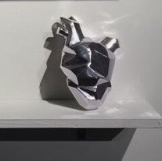
#> input picture 1_Automation/Images/logo.png, 162 x 161 px
$ python images_5.py
#> lines starting #> are read from the running program, lines starting #| are printed output that depends on the picture
import os
from PIL import Image

sq_fit_size = 300
logo_file = 'logo.png'

logoIm = Image.open(logo_file)
#> logoIm is the input picture: PIL image 162x161 RGBA; mean R, G, B, A 138.5, 136.5, 135.6, 255
logoWidth, logoHeight = logoIm.size
#> logoWidth = 162; logoHeight = 161

os.makedirs('withlogo', exist_ok = True)
for filename in os.listdir('.'):
    if not (filename.endswith('.png') or filename.endswith('.jpg')) or filename == logo_file:
        continue
    im = Image.open(filename)
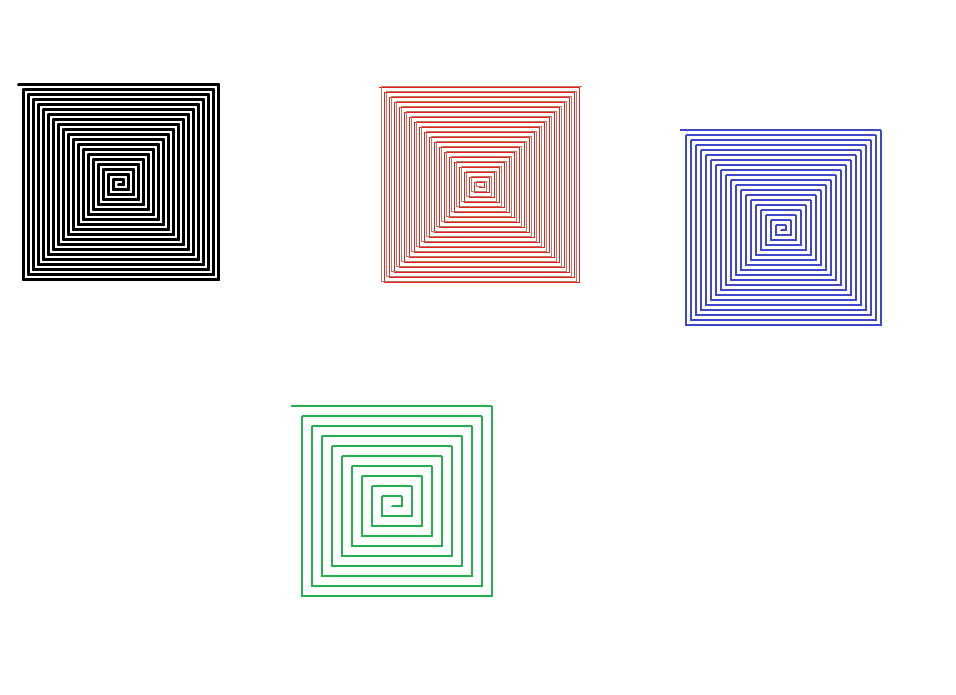
#> input picture 1_Automation/Images/autogui.png, 956 x 695 px
#> im is the input picture: PIL image 956x695 RGB; mean R, G, B 237.5, 236.1, 237.8
    width, height = im.size
#> width = 956; height = 695

    if width > sq_fit_size and height > sq_fit_size:
        if width > height:
            height = int((sq_fit_size / width) * height)
#> height = 218
            width = sq_fit_size
        else:
            width = int((sq_fit_size / height) * width)
            height = sq_fit_size

        print("Resizing %s"% (filename))
        im = im.resize((width, height))
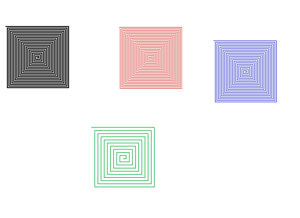
#> im: PIL image 300x218 RGB; mean R, G, B 237.2, 236, 237.6

        print("Adding logo to %s" % (filename))
        im.paste(logoIm, (width - logoWidth, height - logoHeight), logoIm)
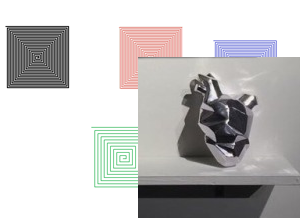
#> im: PIL image 300x218 RGB; mean R, G, B 195.4, 193.8, 193.2

        im.save(os.path.join('withlogo', filename))
#> pass 2 of the loop `for filename in os.listdir('.'):`:
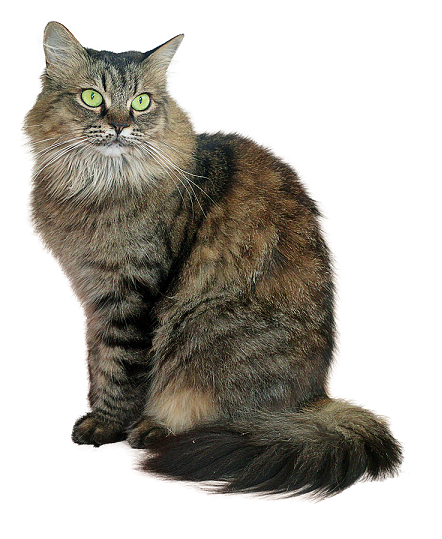
#> input picture 1_Automation/Images/cat1.png, 442 x 539 px
#> im is the input picture: PIL image 442x539 RGBA; mean R, G, B, A 181.6, 178.1, 171.3, 255
#> `im = im.resize((width, height))`:
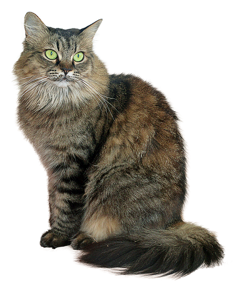
#> im: PIL image 246x300 RGBA; mean R, G, B, A 181.6, 178.1, 171.3, 255
#> `im.paste(logoIm, (width - logoWidth, height - logoHeight), logoIm)`:
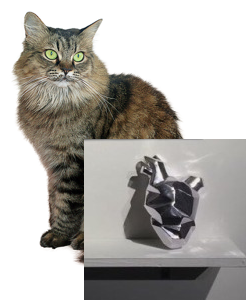
#> im: PIL image 246x300 RGBA; mean R, G, B, A 177.2, 174.4, 170.1, 255
#> pass 3 of the loop `for filename in os.listdir('.'):`:
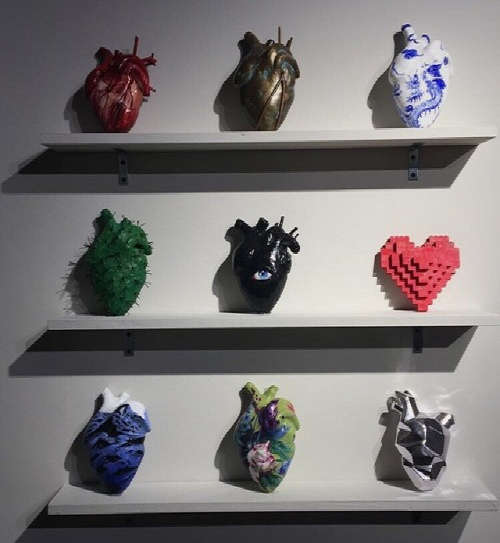
#> input picture 1_Automation/Images/hearts.png, 500 x 543 px
#> im is the input picture: PIL image 500x543 RGBA; mean R, G, B, A 122.7, 119.2, 119.2, 255
#> `im.paste(logoIm, (width - logoWidth, height - logoHeight), logoIm)`:
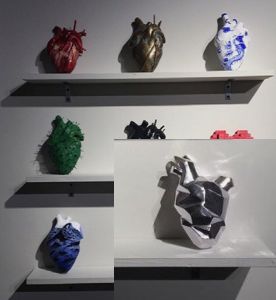
#> im: PIL image 276x300 RGBA; mean R, G, B, A 123.7, 121.6, 121.9, 255
#> the loop made 6 passes; the first 3 are shown
